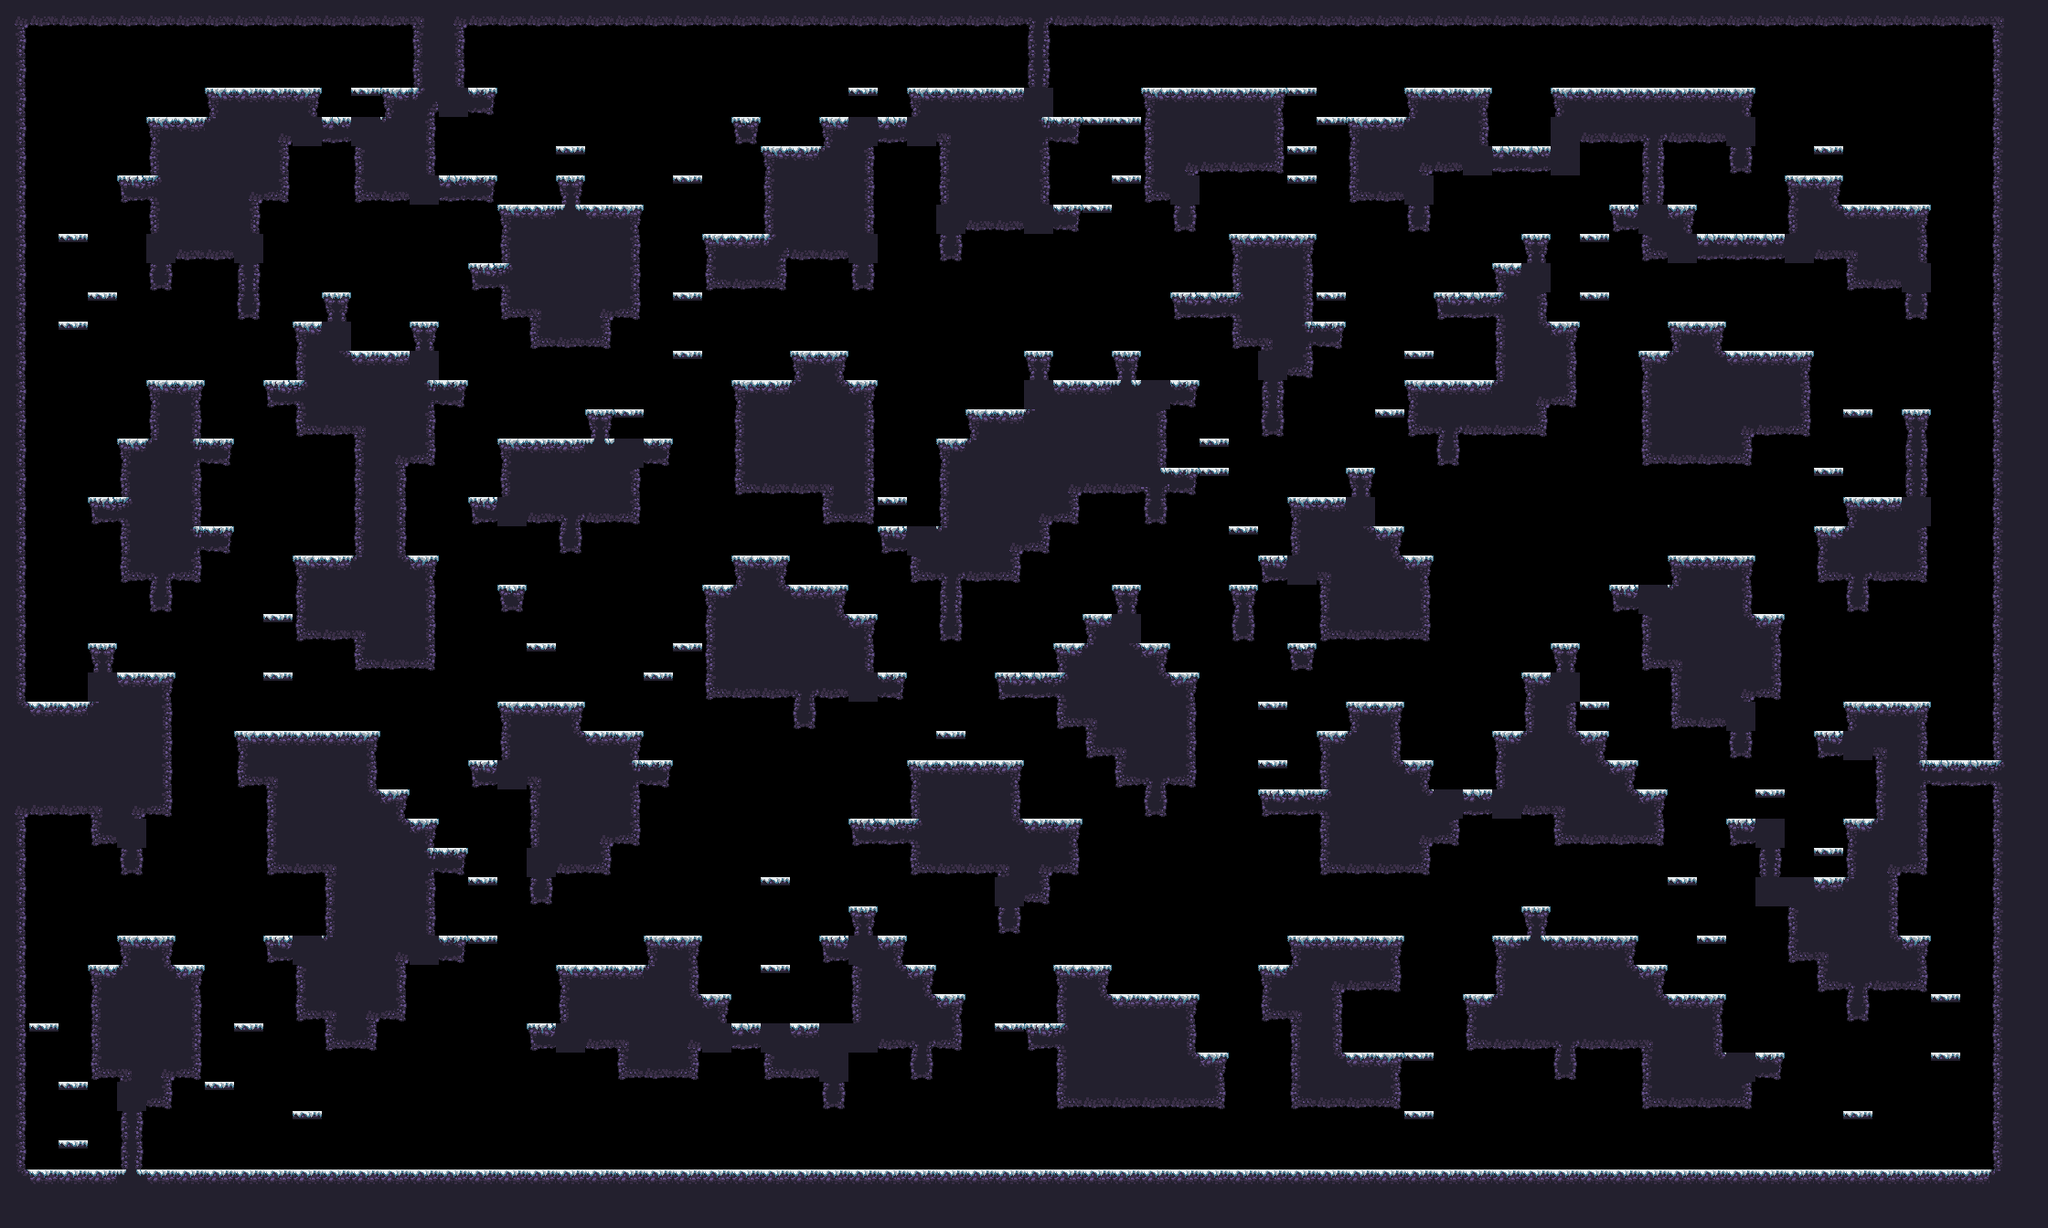

A 2D game scene composited from a Tiled map and its tileset images. What follows is a short description and the map's XML, with each tile layer's data collapsed to a summary:
An orthogonal 70x42 tile map with 32x32 px tiles, 1 tile layer (main) and 17 objects (9x spawn, spawnPlayer0, spawnCrown0, spawnPlayer1, spawnCrown1, ...).

<map compressionlevel="0" height="42" infinite="0" nextlayerid="3" nextobjectid="4" orientation="orthogonal" renderorder="right-down" tiledversion="1.3.2" tileheight="32" tilewidth="32" version="1.2" width="70">
 <tileset firstgid="1" source="forest_winter_tile_set.tsx" />
 <layer height="42" id="1" name="main" width="70">
  <data>[2940 cells, 1327 non-empty, 27 distinct tile ids]</data>
 </layer>
 <objectgroup id="2" name="objects"><object id="1" name="spawnPlayer0" x="384" y="80.0" /><object id="2" name="spawnCrown0" x="384" y="80.0" /><object id="3" name="spawnPlayer1" x="2048" y="176.0" /><object id="4" name="spawnCrown1" x="2016" y="144.0" /><object id="5" name="spawnPlayer2" x="64" y="1232.0" /><object id="6" name="spawnCrown2" x="96" y="1232.0" /><object id="7" name="spawnPlayer3" x="2080" y="1232.0" /><object id="8" name="spawnCrown3" x="2112" y="1232.0" /><object id="9" name="spawn" x="832" y="1072.0" /><object id="10" name="spawn" x="832" y="80.0" /><object id="11" name="spawn" x="1056" y="400.0" /><object id="12" name="spawn" x="256" y="1232.0" /><object id="13" name="spawn" x="1152" y="848.0" /><object id="14" name="spawn" x="320" y="560.0" /><object id="15" name="spawn" x="2048" y="720.0" /><object id="16" name="spawn" x="224" y="1008.0" /><object id="17" name="spawn" x="320" y="1232.0" /></objectgroup></map>
